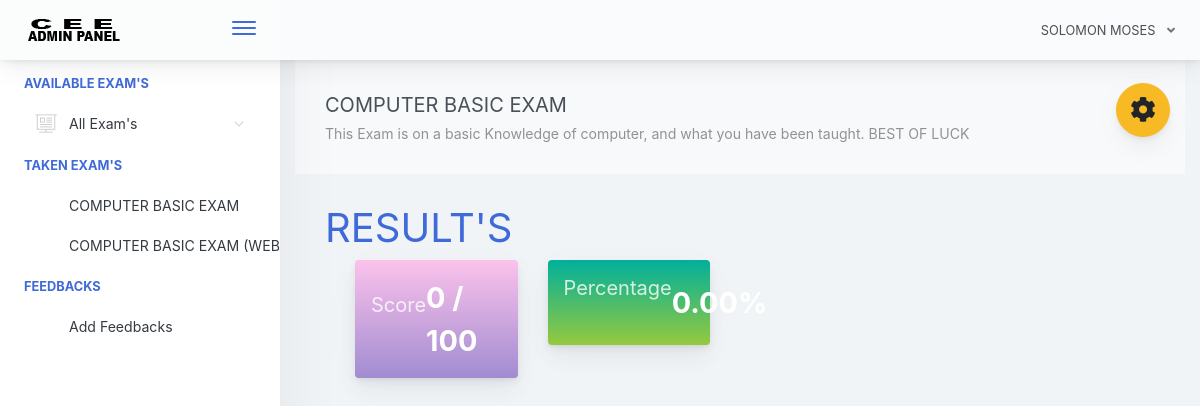
The app's page /home.php?page=result&id=12 (signed in) with its own data.
### tables this page shows
CREATE TABLE `examinee_tbl` (
  `exmne_id` int(11) NOT NULL,
  `exmne_fullname` varchar(1000) NOT NULL,
  `exmne_course` varchar(1000) NOT NULL,
  `exmne_gender` varchar(1000) NOT NULL,
  `exmne_birthdate` varchar(1000) NOT NULL,
  `exmne_year_level` varchar(1000) NOT NULL,
  `exmne_School` varchar(1000) NOT NULL,
  `exmne_email` varchar(1000) NOT NULL,
  `exmne_password` varchar(1000) NOT NULL,
  `exmne_status` varchar(1000) NOT NULL DEFAULT 'active'
);

CREATE TABLE `exam_tbl` (
  `ex_id` int(11) NOT NULL,
  `cou_id` int(11) NOT NULL,
  `ex_title` varchar(1000) NOT NULL,
  `ex_time_limit` varchar(1000) NOT NULL,
  `ex_questlimit_display` int(11) NOT NULL,
  `ex_description` varchar(1000) NOT NULL,
  `ex_created` timestamp NOT NULL DEFAULT current_timestamp() ON UPDATE current_timestamp()
);

### query/selectData.php (called while the page is built, shortened)
<?php
$exmneId = $_SESSION['examineeSession']['exmne_id'];
$selExmneeData = $conn->query("SELECT * FROM examinee_tbl WHERE exmne_id='$exmneId' ")->fetch(PDO::FETCH_ASSOC);
 ?>

### pages/result.php (the view, shortened to what this page needs)
 <?php
    $examId = $_GET['id'];
    $selExam = $conn->query("SELECT * FROM exam_tbl WHERE ex_id='$examId' ")->fetch(PDO::FETCH_ASSOC);
 ?>
<div class="app-main__outer">
<div class="app-main__inner">
    <div id="refreshData">
    <div class="col-md-12">
        <div class="app-page-title">
            <div class="page-title-wrapper">
                <div class="page-title-heading">
                    <div>
                        <?php echo $selExam['ex_title']; ?>
                          <div class="page-title-subheading">
                            <?php echo $selExam['ex_description']; ?>
                          </div>
                    </div>
                </div>
            </div>
        </div>
        <div class="row col-md-12">
        	<h1 class="text-primary">RESULT'S</h1>
        </div>
        <div class="col-md-6 float-left">
        	<div class="col-md-6 float-left">
        	<div class="card mb-3 widget-content bg-night-fade">
                <div class="widget-content-wrapper text-white">
                    <div class="widget-content-left">
                        <div class="widget-heading"><h5>Score</h5></div>
                        <div class="widget-subheading" style="color: transparent;">/</div>
                    </div>
                    <div class="widget-content-right">
                        <div class="widget-numbers text-white">
                            <?php
                                $selScore = $conn->query("SELECT * FROM exam_question_tbl eqt INNER JOIN exam_answers ea ON eqt.eqt_id = ea.quest_id AND eqt.exam_answer = ea.exans_answer  WHERE ea.axmne_id='$exmneId' AND ea.exam_id='$examId' AND ea.exans_status='new' ");
                            ?>
                            <span>
                                <?php echo $selScore->rowCount(); ?>
                                <?php
                                    $over  = $selExam['ex_questlimit_display'];
                                 ?>
                            </span> / <?php echo $over; ?>
                        </div>
                    </div>
                </div>
            </div>
        	</div>
            <div class="col-md-6 float-left">
            <div class="card mb-3 widget-content bg-happy-green">
                <div class="widget-content-wrapper text-white">
                    <div class="widget-content-left">
                        <div class="widget-heading"><h5>Percentage</h5></div>
                        <div class="widget-subheading" style="color: transparent;">/</div>
                        </div>
                        <div class="widget-content-right">
                        <div class="widget-numbers text-white">
                            <?php
                                $selScore = $conn->query("SELECT * FROM exam_question_tbl eqt INNER JOIN exam_answers ea ON eqt.eqt_id = ea.quest_id AND eqt.exam_answer = ea.exans_answer  WHERE ea.axmne_id='$exmneId' AND ea.exam_id='$examId' AND ea.exans_status='new' ");
                            ?>
                            <span>
                                <?php
                                    $score = $selScore->rowCount();
                                    $ans = $score / $over * 100;
                                    echo number_format($ans,2);
                                 ?>
                            </span>
                        </div>
                    </div>
                </div>
            </div>
            </div>
        </div>
    </div>
    </div>
</div>

### includes/header.php (shortened to what this page needs)
<?php
  include("conn.php");
  include("query/selectData.php");
 ?>
<!doctype html>
<html lang="en">
<head>
    <link href="./main.css" rel="stylesheet">
    <link href="css/sweetalert.css" rel="stylesheet">
</head>
<body id="body">
    <div class="app-container app-theme-white body-tabs-shadow fixed-sidebar fixed-header">
        <div class="app-header header-shadow">
            <div class="app-header__logo">
                <a href="home.php"><div class="logo-src"></div></a>
                <div class="header__pane ml-auto">
                    <div>
                        <button type="button" class="hamburger close-sidebar-btn hamburger--elastic" data-class="closed-sidebar">
                            <span class="hamburger-box">
                                <span class="hamburger-inner"></span>
                            </span>
                        </button>
                    </div>
                </div>
            </div>
                <div class="app-header__content">
                <div class="app-header-right">
                    <div class="header-btn-lg pr-0">
                        <div class="widget-content p-0">
                            <div class="widget-content-wrapper">
                                <div class="widget-content-left">
                                    <div class="btn-group">
                                        <a data-toggle="dropdown" aria-haspopup="true" aria-expanded="false" class="p-0 btn">
                                            <?php
                                                echo strtoupper($selExmneeData['exmne_fullname']);
                                             ?>
                                            <i class="fa fa-angle-down ml-2 opacity-8"></i>
                                        </a>
                                    </div>
                                </div>
                            </div>
                        </div>
                    </div>        </div>
            </div>
        </div>

### includes/ui-theme.php (shortened to what this page needs)
<div class="ui-theme-settings">
            <button type="button" id="TooltipDemo" class="btn-open-options btn btn-warning" style="top:110px !important;">
                <i class="fa fa-cog fa-w-16 fa-spin fa-2x"></i>
            </button>
        </div>

### home.php (shortened to what this page needs)
<?php include("includes/header.php"); ?>
<?php include("includes/ui-theme.php"); ?>
<div class="app-main">
<?php include("includes/sidebar.php"); ?>
<?php
   @$page = $_GET['page'];
   if($page != '')
   {
     if($page == "exam")
     {
       include("pages/exam.php");
     }
     else if($page == "result")
     {
       include("pages/result.php");
     }
     else if($page == "myscores")
     {
       include("pages/myscores.php");
     }
   }
   else
   {
     include("pages/home.php");
   }
 ?>
<?php include("includes/footer.php"); ?>

### includes/sidebar.php (shortened to what this page needs)
<div class="app-sidebar sidebar-shadow">
        <div class="scrollbar-sidebar">
        <div class="app-sidebar__inner">
            <ul class="vertical-nav-menu">
                <li class="app-sidebar__heading">AVAILABLE EXAM'S</li>
                <li>
                <a href="#">
                     <i class="metismenu-icon pe-7s-display2"></i>
                     All Exam's
                    <i class="metismenu-state-icon pe-7s-angle-down caret-left"></i>
                </a>
                </li>
                 <li class="app-sidebar__heading">TAKEN EXAM'S</li>
                <li>
                  <?php
                    $selTakenExam = $conn->query("SELECT * FROM exam_tbl et INNER JOIN exam_attempt ea ON et.ex_id = ea.exam_id WHERE exmne_id='$exmneId' ORDER BY ea.examat_id  ");
                    if($selTakenExam->rowCount() > 0)
                    {
                        while ($selTakenExamRow = $selTakenExam->fetch(PDO::FETCH_ASSOC)) { ?>
                            <a href="home.php?page=result&id=<?php echo $selTakenExamRow['ex_id']; ?>" >
                                <?php echo $selTakenExamRow['ex_title']; ?>
                            </a>
                        <?php }
                    }
                    else
                    { ?>
                        <a href="#" class="pl-3">You are not taking exam yet</a>
                    <?php }
                   ?>
                </li>
                <li class="app-sidebar__heading">FEEDBACKS</li>
                <li>
                    <a href="#" data-toggle="modal" data-target="#feedbacksModal" >
                        Add Feedbacks
                    </a>
                </li>
            </ul>
        </div>
    </div>
</div>

### includes/footer.php (shortened to what this page needs)
    </div>
        </div>
    </div>
</body>
</html>

### records on screen
examinee_tbl: exmne_fullname "SOLOMON MOSES"
exam_tbl: ex_title "COMPUTER BASIC EXAM", ex_description "This Exam is on a basic Knowledge of computer, and what you have been taught. BEST OF LUCK", ex_questlimit_display "100", ex_questlimit_display "0.00"
exam_tbl: ex_title "COMPUTER BASIC EXAM…"

### other values on screen
$selScore->rowCount() "0"
